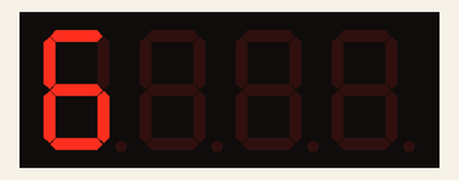
The sketch below on a simulated Arduino Uno, built with avr-gcc and run on an emulated ATmega328P. Parts: 4-digit seven-segment display. Wiring (inferred from the names in the program): 4-digit 7-segment display, segments lit when HIGH: segments A0, A1, A2, pin 2, pin 4, pin 7, pin 8, pin 13; digit selects pin 5, pin 6, pin 9, pin 10. The segment pins are drawn as the display they are named for.

Above: at 0.21 s.
At 0.86 s:
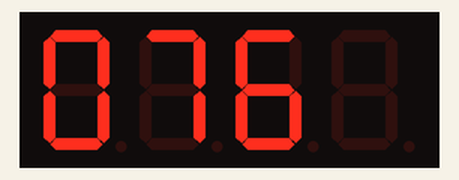
At 1.8 s:
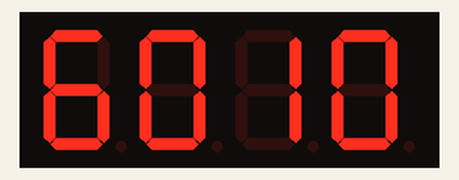
At 2.44 s:
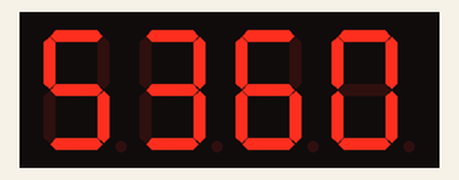
At 3.4 s:
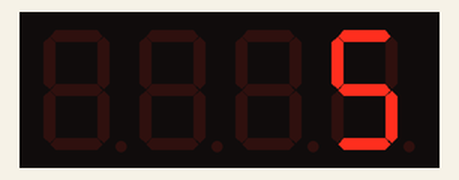

Measured:
- by itself, everything shown: repeats every 3.8 s, in 12 steps

The sketch:

7segment11-2.ino
```cpp
int segmentA = A0;
int segmentB = A1;
int segmentC = A2;
int segmentD = 2;
int segmentE = 4;
int segmentF = 7;
int segmentG = 8;
int segmentDP = 13;

int num;
int a = 1;

int dim;
int active_d1 = 5;
int active_d2 = 6;
int active_d3 = 9;
int active_d4 = 10;

int read_;
int delay_disp;

void Active_pin(int act){
   switch(act){
    case 1:
      digitalWrite(active_d1,1);
     break;
    case 2:
      digitalWrite(active_d2,1);
     break;
    case 3:
      digitalWrite(active_d3,1);
     break;
    case 4:
      digitalWrite(active_d4,1);
    break;
   }
};

void diactivate_pin(){
    digitalWrite(active_d1,0);
    digitalWrite(active_d2,0);
    digitalWrite(active_d3,0);
    digitalWrite(active_d4,0);
};

void segment(byte A ,byte B,byte C,byte D,byte E,byte F,byte G){
  digitalWrite(segmentA,A);
  digitalWrite(segmentB,B);
  digitalWrite(segmentC,C);
  digitalWrite(segmentD,D);
  digitalWrite(segmentE,E);
  digitalWrite(segmentF,F);
  digitalWrite(segmentG,G);
}
void dis_num(int digit1,int digit2,int digit3,int digit4){
  num = 4;
   for(num;num >= 0;num--){
      Active_pin(num);
     switch(num){
      case 4:
         displaysegment(digit1);
      break;
      case 3:
         displaysegment(digit2);
      break;
      case 2:
         displaysegment(digit3);
      break;
      case 1:
         displaysegment(digit4);
      break;
     }
      delay(2);
      diactivate_pin();
    }
}
void displaysegment(int digit){
    switch(digit){
    case 0:
     segment(1,1,1,1,1,1,0);
    break;
    case 1:
     segment(0,1,1,0,0,0,0);
     break;
    case 2:
     segment(1,1,0,1,1,0,1);
     break;
    case 3:
     segment(1,1,1,1,0,0,1);
     break;
    case 4:
     segment(0,1,1,0,0,1,1);
    break;
    case 5:
     segment(1,0,1,1,0,1,1);
    break;
    case 6:
     segment(1,0,1,1,1,1,1);
    break;
    case 7:
     segment(1,1,1,0,0,0,0);
    break;
    case 8:
     segment(1,1,1,1,1,1,1);
    break;
    case 9:
     segment(1,1,1,1,0,1,1);
    break;
    case 10:
    segment(0,0,0,0,0,0,0);
     break;
  }
}
void dims_val(int PIN){
  dim = map(PIN,0,1023,0,255);
}
void setup() {
  Serial.begin(9600);
  pinMode(segmentA,OUTPUT);
  pinMode(segmentB,OUTPUT);
  pinMode(segmentC,OUTPUT);
  pinMode(segmentD,OUTPUT);
  pinMode(segmentE,OUTPUT);
  pinMode(segmentF,OUTPUT);
  pinMode(segmentG,OUTPUT);
  pinMode(segmentDP,OUTPUT);
  pinMode(active_d1,OUTPUT);
  pinMode(active_d2,OUTPUT);
  pinMode(active_d3,OUTPUT);
  pinMode(active_d4,OUTPUT);
}
void ID_num(int delay_display ,int n1,int n2,int n3,int n4,int n5,int n6,int n7,int n8){
  for(int count = 0;count <= delay_display;count++){
    dis_num(10,10,10,n1);
  }
  for(int count = 0;count <= delay_display;count++){
    dis_num(10,10,n1,n2);
  }
  for(int count = 0;count <= delay_display;count++){
    dis_num(10,n1,n2,n3);
  }
    for(int count = 0;count <= delay_display;count++){
    dis_num(n1,n2,n3,n4);
  }
  for(int count = 0;count <= delay_display;count++){
    dis_num(n2,n3,n4,n5);
  }
    for(int count = 0;count <= delay_display;count++){
    dis_num(n3,n4,n5,n6);
  }
     for(int count = 0;count <= delay_display;count++){
    dis_num(n4,n5,n6,n7);
  }
  for(int count = 0;count <= delay_display;count++){
    dis_num(n5,n6,n7,n8);
  }
    for(int count = 0;count <= delay_display;count++){
    dis_num(n6,n7,n8,10);
  }
  for(int count = 0;count <= delay_display;count++){
    dis_num(n7,n8,10,10);
  }
    for(int count = 0;count <= delay_display;count++){
    dis_num(n8,10,10,10);
  }
      for(int count = 0;count <= delay_display;count++){
    dis_num(10,10,10,10);
  }

}
void loop() {
  ID_num(
  //---------------------------------- // หน่วงเวลา // ----------------------------------
  30,
  // ---------------------------------- เลขประจำตัว !!!!!!!! ของตัวเองงงงงงงงงงงงง //
  6,
  7,
  0,
  1,
  0,
  6,
  3,
  5
  );
}
```
